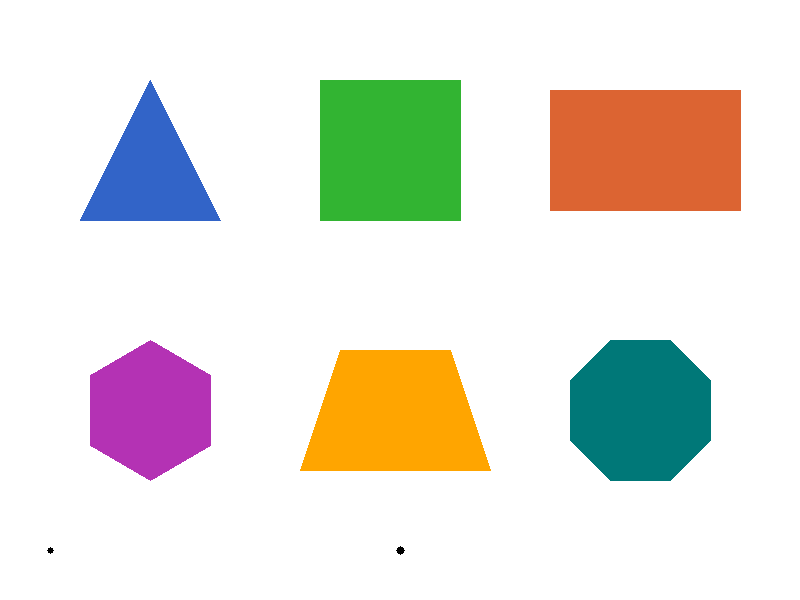
#> input picture shapes.png, 800 x 600 px
$ python shape_detector.py
#> lines starting #> are read from the running program, lines starting #| are printed output that depends on the picture; after the words box and inside, x2 and y2 are one past the last pixel; in counts of white or black regions, pixels touching at a corner belong together
import cv2
import numpy as np
import os

def generate_sample_image(filename="shapes.png"):
    img = np.ones((600, 800, 3), dtype=np.uint8) * 255

    # Drawing shapes for testing
    pts_tri = np.array([[150, 80], [80, 220], [220, 220]], np.int32)
    cv2.fillPoly(img, [pts_tri], (200, 100, 50))

    cv2.rectangle(img, (320, 80), (460, 220), (50, 180, 50), -1)
    cv2.rectangle(img, (550, 90), (740, 210), (50, 100, 220), -1)

    pts_hex = np.array([[150, 340], [210, 375], [210, 445], [150, 480], [90, 445], [90, 375]], np.int32)
    cv2.fillPoly(img, [pts_hex], (180, 50, 180))

    pts_quad = np.array([[340, 350], [450, 350], [490, 470], [300, 470]], np.int32)
    cv2.fillPoly(img, [pts_quad], (0, 165, 255))

    pts_poly = np.array([[610, 340], [670, 340], [710, 380], [710, 440],
                         [670, 480], [610, 480], [570, 440], [570, 380]], np.int32)
    cv2.fillPoly(img, [pts_poly], (120, 120, 0))

    # Noise points
    cv2.circle(img, (50, 550), 3, (0, 0, 0), -1)
    cv2.circle(img, (400, 550), 4, (0, 0, 0), -1)

    cv2.imwrite(filename, img)

def process_shapes(image_path):
#> called with image_path = 'shapes.png'
    if not os.path.exists(image_path):
        generate_sample_image(image_path)

    image = cv2.imread(image_path)
#> image is the input picture: shape (600, 800, 3); mean B, G, R 219.1, 227.6, 229.7
    output = image.copy()

    # Image Preprocessing
    gray = cv2.cvtColor(image, cv2.COLOR_BGR2GRAY)
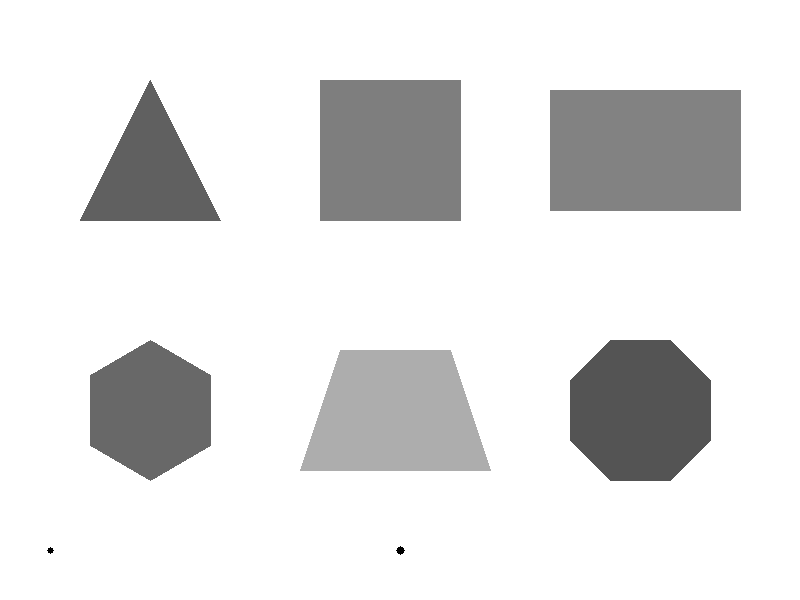
#> gray: shape (600, 800); min 0, max 255, mean 227.2
    blurred = cv2.GaussianBlur(gray, (5, 5), 0)
    _, thresh = cv2.threshold(blurred, 240, 255, cv2.THRESH_BINARY_INV)
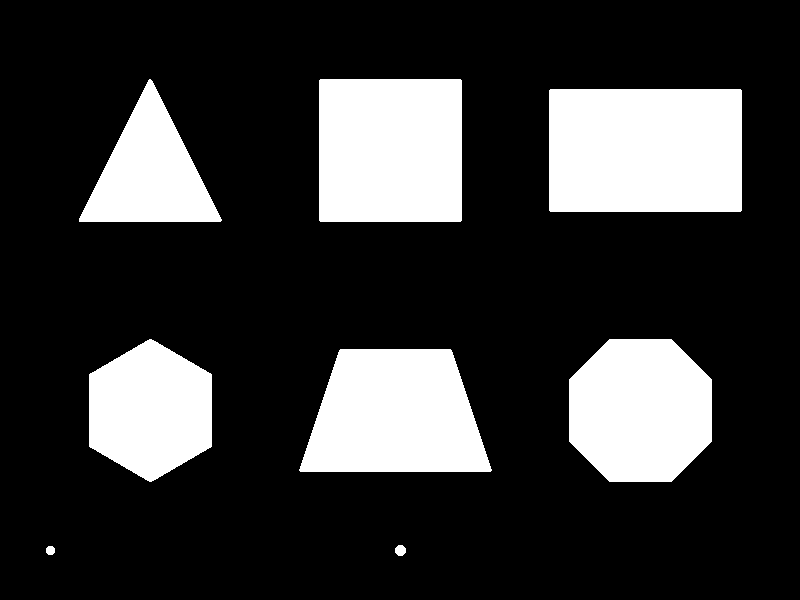
#> thresh: shape (600, 800); 21.7% white; 8 white regions, largest, box (x1, y1, x2, y2) and area: (549, 89, 742, 212) 23735, (319, 79, 462, 222) 20445, (299, 349, 492, 472) 18815
    edges = cv2.Canny(blurred, 50, 150)
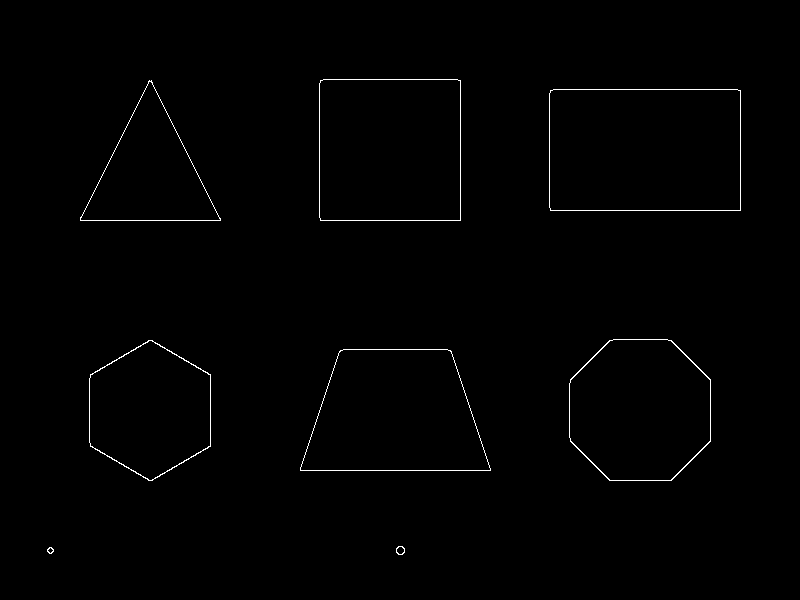
#> edges: shape (600, 800); 0.68% white in thin lines or dots, all inside (x1, y1, x2, y2) = (47, 79, 741, 555)

    # Contour Detection & Noise Filtering
    contours, _ = cv2.findContours(thresh, cv2.RETR_EXTERNAL, cv2.CHAIN_APPROX_SIMPLE)
#> contours = 8 contours; box (x1, y1, x2, y2) and area: (549, 89, 742, 212) 23422, (319, 79, 462, 222) 20162, (299, 349, 492, 472) 18542, (569, 339, 712, 482) 16964, (89, 339, 212, 482) 13124, (79, 79, 222, 222) 10363, (395, 545, 406, 556) 82, (46, 546, 55, 555) 56

    print("=" * 60)
    print(f"{'SHAPE TYPE':<15} | {'AREA (px²)':<12} | {'PERIMETER':<12} | {'BOUNDING BOX'}")
    print("=" * 60)

    for cnt in contours:
        area = cv2.contourArea(cnt)
        if area < 500:
            continue

        perimeter = cv2.arcLength(cnt, True)

        # Polygon Approximation
        epsilon = 0.02 * perimeter
        approx = cv2.approxPolyDP(cnt, epsilon, True)
        vertices = len(approx)

        x, y, w, h = cv2.boundingRect(approx)

        # Classification
        if vertices == 3:
            shape_name = "Triangle"
        elif vertices == 4:
            rect_area = w * h
            extent = float(area) / rect_area
            if extent > 0.90:
                aspect_ratio = float(w) / h
                if 0.95 <= aspect_ratio <= 1.05:
                    shape_name = "Square"
                else:
                    shape_name = "Rectangle"
            else:
                shape_name = "Quadrilateral"
        elif vertices == 5:
            shape_name = "Pentagon"
        elif vertices == 6:
            shape_name = "Hexagon"
        else:
            shape_name = f"Polygon ({vertices})"

        print(f"{shape_name:<15} | {area:<12.2f} | {perimeter:<12.2f} | (x={x}, y={y}, w={w}, h={h})")

        # Drawing outputs
        cv2.drawContours(output, [approx], -1, (0, 255, 0), 3)
        cv2.rectangle(output, (x, y), (x + w, y + h), (255, 0, 0), 1)

        label = f"{shape_name} (A:{int(area)}, P:{int(perimeter)})"
        cv2.putText(output, label, (x, y - 10), cv2.FONT_HERSHEY_SIMPLEX, 0.5, (0, 0, 0), 2)
#> this loop made 8 passes
#> (area, perimeter, epsilon, approx, vertices, x, y, w) on passes 6 to 7: (23422, 625.7, 12.51, [[549, 90], [550, 211], [741, 210], [740, 89]], 4, 549, 89, 193), (20162, 565.7, 11.31, [[320, 79], [319, 220], [460, 221], [461, 80]], 4, 319, 79, 143)
#> (area, perimeter, epsilon, approx, vertices, x, y, w) on pass 3: (18542, 578.8, 11.58, [[339, 350], [300, 471], [491, 470], [450, 349]], 4, 300, 349, 192)
#| Quadrilateral   | 18542.00     | 578.79       | (x=300, y=349, w=192, h=123)
#| Polygon (8)     | 16964.00     | 474.27       | (x=569, y=339, w=143, h=143)
#| Hexagon         | 13124.00     | 445.99       | (x=89, y=339, w=123, h=143)
#| Rectangle       | 23422.00     | 625.66       | (x=549, y=89, w=193, h=123)
#| Square          | 20162.00     | 565.66       | (x=319, y=79, w=143, h=143)
#| Triangle        | 10363.00     | 484.82       | (x=79, y=79, w=142, h=143)
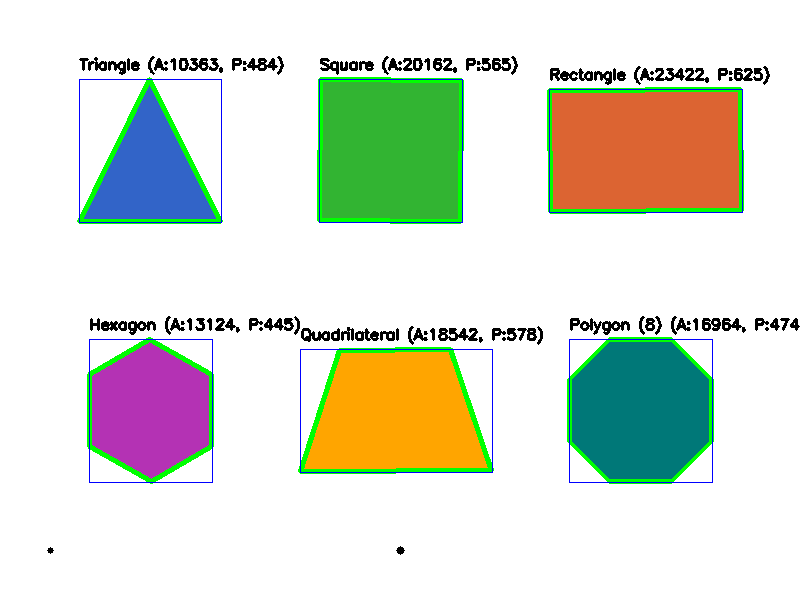
#> output: shape (600, 800, 3); 5.29% of pixels changed, all inside (x1, y1, x2, y2) = (77, 56, 800, 484)

    print("=" * 60)
    cv2.imwrite("detected_output.png", output)

    cv2.imshow("Threshold View", thresh)
    cv2.imshow("Canny Edges", edges)
    cv2.imshow("Detected Shapes", output)

    cv2.waitKey(0)
    cv2.destroyAllWindows()

if __name__ == "__main__":
    process_shapes("shapes.png")
